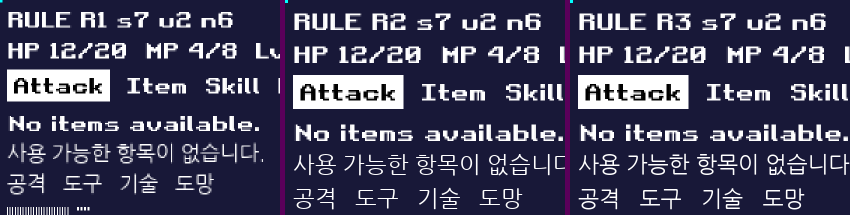
#> input picture Tempdd-gate-hunt6run/src/.planning/research/display-spike/ui_1920x1080.png, 1700 x 430 px (shown at 1/2 size)
$ python quantise.py ../../../Tempdd-gate-hunt6run/src/.planning/research/display-spike/ui_1920x1080.png out.png
#> lines starting #> are read from the running program, lines starting #| are printed output that depends on the picture
"""H9 (D151): raw 1280x1152 SDXL image -> 160x144 4-colour battle background (exactly #071821 #306850 #86C06C #E0F8CF, no alpha).
Steps: luminance -> 8x8 box average -> contrast stretch -> darken the enemy zone in the middle (so the enemy sprite, drawn in the
same palette, reads) -> percentile thresholds -> 4x4 ordered dither on the two inner edges only -> 3x3 mode filter against speckle.
Deterministic. Usage: python quantise.py <raw.png> <out.png>   (or import quantise(img) -> PIL image)"""
import sys
import numpy as np
from PIL import Image

PAL = np.array([(0x07, 0x18, 0x21), (0x30, 0x68, 0x50), (0x86, 0xC0, 0x6C), (0xE0, 0xF8, 0xCF)], np.uint8)
W, H = 160, 144
BAYER = (np.array([[0, 8, 2, 10], [12, 4, 14, 6], [3, 11, 1, 9], [15, 7, 13, 5]]) + 0.5) / 16.0
CUT = (0.34, 0.70, 0.975)     # share of pixels that fall below each threshold: dark, dark green, light green; the rest is the pale tone
DITHER = 0.06                 # dither amplitude in luminance units (0..1)
ZONE = (80, 56, 52, 40)       # enemy zone: centre x, centre y, half width, half height (game pixels; the enemy is drawn near (80, 58))


def enemy_mask():
    yy, xx = np.mgrid[0:H, 0:W]
    d = np.sqrt(((xx - ZONE[0]) / ZONE[2]) ** 2 + ((yy - ZONE[1]) / ZONE[3]) ** 2)
    return np.clip(1.0 - d, 0, 1) ** 0.7        # 1 in the centre, 0 outside the ellipse


def mode3(idx):
    out = idx.copy()
    h, w = idx.shape
    for y in range(h):
        for x in range(w):
            cnt = np.zeros(4, int)
            for dy in (-1, 0, 1):
                for dx in (-1, 0, 1):
                    yy, xx = y + dy, x + dx
                    if 0 <= yy < h and 0 <= xx < w:
                        cnt[idx[yy, xx]] += 1
            if cnt[idx[y, x]] <= 2:                # a lone pixel (at most itself and one neighbour): take the majority
                out[y, x] = int(np.argmax(cnt))
    return out


def quantise(img):
    g = np.asarray(img.convert("L"), np.float32) / 255.0
    g = g.reshape(H, g.shape[0] // H, W, g.shape[1] // W).mean(axis=(1, 3))       # 8x8 box average
    lo, hi = np.percentile(g, 1), np.percentile(g, 99)
    g = np.clip((g - lo) / max(hi - lo, 1e-3), 0, 1)
    th = np.percentile(g, [c * 100 for c in CUT])
    g = g * (1.0 - 0.55 * enemy_mask())                                             # darker where the enemy stands
    bay = np.tile(BAYER, (H // 4, W // 4)) - 0.5
    idx = np.zeros(g.shape, np.int64)
    for t in th:
        idx += (g + bay * DITHER >= t).astype(np.int64)
    idx = mode3(idx)
    return Image.fromarray(PAL[idx], "RGB"), idx


if __name__ == "__main__":
    im, _ = quantise(Image.open(sys.argv[1]))
#> in quantise, `g = np.asarray(img.convert("L"), np.float32) / 255.0`:
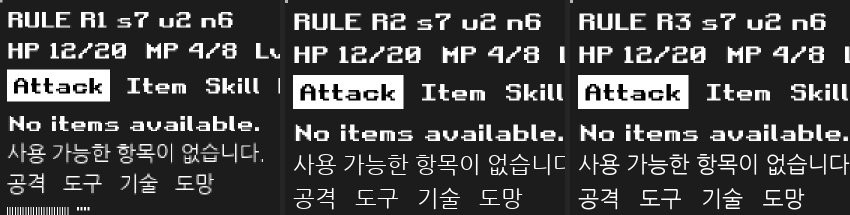
#> g: shape (430, 1700) float32 (shown at 1/2 size); min 0, max 1, mean 0.258
#> (the run stopped early here; a loop or call above may not have finished)

$ run again, on Tempdd-gate-hunt6run/src/.planning/research/display-spike/ui_800x720.png
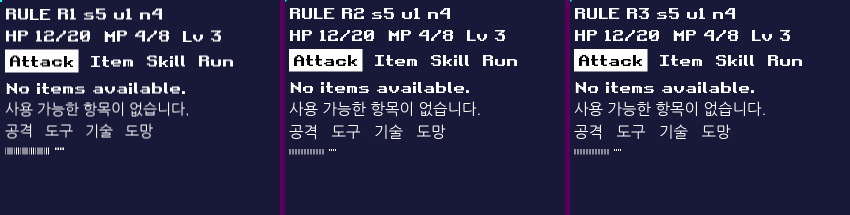
#> input picture Tempdd-gate-hunt6run/src/.planning/research/display-spike/ui_800x720.png, 1700 x 430 px (shown at 1/2 size)
#> in quantise, `g = np.asarray(img.convert("L"), np.float32) / 255.0`:
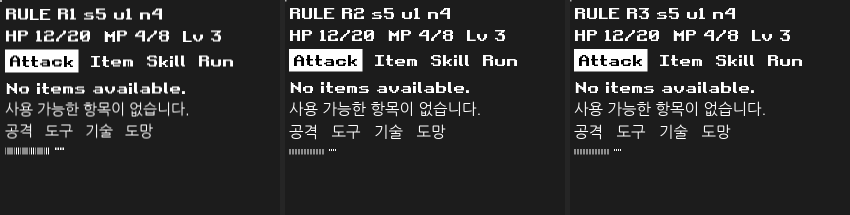
#> g: shape (430, 1700) float32 (shown at 1/2 size); min 0, max 1, mean 0.184

$ run again, on Tempdd-gate-hunt6run/src/.planning/research/display-spike/ui_korean_at_160x144_grid_3x.png
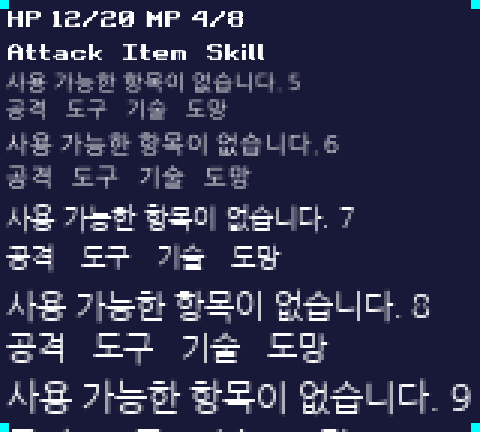
#> input picture Tempdd-gate-hunt6run/src/.planning/research/display-spike/ui_korean_at_160x144_grid_3x.png, 480 x 432 px
#> lo = 0.11; hi = 1
#> th = [0, 0, 0.992]
#> the loop in quantise, `for t in th:` made 3 passes
#> t on passes 2 to 3: 0, 0.992
#> pass 1, in quantise, `idx += (g + bay * DITHER >= t).astype(np.int64)`:
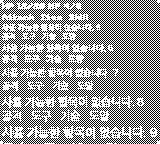
#> idx: shape (144, 160) int64; values 0 (black) and 1 (white), 60.1% white; black in thin lines or dots
#> `im, _ = quantise(Image.open(sys.argv[1]))`:
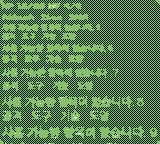
#> im: PIL image 160x144 RGB; mean R, G, B 86, 128.4, 79.8
